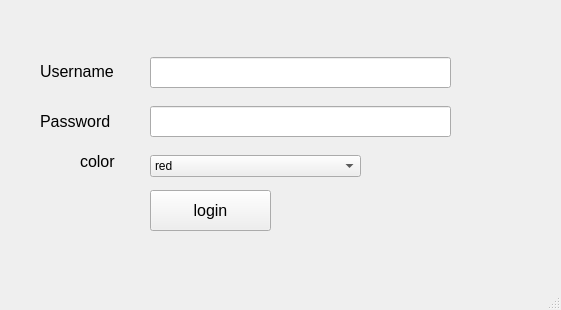
<?xml version="1.0" encoding="UTF-8"?>
<ui version="4.0">
 <class>MainWindow</class>
 <widget class="QMainWindow" name="MainWindow">
  <property name="geometry">
   <rect>
    <x>0</x>
    <y>0</y>
    <width>561</width>
    <height>310</height>
   </rect>
  </property>
  <property name="windowTitle">
   <string>Login</string>
  </property>
  <widget class="QWidget" name="centralwidget">
   <widget class="QLabel" name="label_user">
    <property name="geometry">
     <rect>
      <x>40</x>
      <y>60</y>
      <width>89</width>
      <height>23</height>
     </rect>
    </property>
    <property name="font">
     <font>
      <family>MS Sans Serif</family>
      <pointsize>12</pointsize>
     </font>
    </property>
    <property name="text">
     <string>Username</string>
    </property>
   </widget>
   <widget class="QLabel" name="label_password">
    <property name="geometry">
     <rect>
      <x>40</x>
      <y>110</y>
      <width>88</width>
      <height>23</height>
     </rect>
    </property>
    <property name="font">
     <font>
      <family>MS Sans Serif</family>
      <pointsize>12</pointsize>
     </font>
    </property>
    <property name="text">
     <string>Password</string>
    </property>
   </widget>
   <widget class="QLabel" name="label_color">
    <property name="geometry">
     <rect>
      <x>80</x>
      <y>150</y>
      <width>43</width>
      <height>23</height>
     </rect>
    </property>
    <property name="font">
     <font>
      <family>MS Sans Serif</family>
      <pointsize>12</pointsize>
     </font>
    </property>
    <property name="text">
     <string>color</string>
    </property>
   </widget>
   <widget class="QLineEdit" name="lineEdit">
    <property name="geometry">
     <rect>
      <x>150</x>
      <y>57</y>
      <width>301</width>
      <height>31</height>
     </rect>
    </property>
   </widget>
   <widget class="QLineEdit" name="lineEdit_2">
    <property name="geometry">
     <rect>
      <x>150</x>
      <y>106</y>
      <width>301</width>
      <height>31</height>
     </rect>
    </property>
   </widget>
   <widget class="QComboBox" name="comboBox">
    <property name="geometry">
     <rect>
      <x>150</x>
      <y>155</y>
      <width>211</width>
      <height>22</height>
     </rect>
    </property>
    <item>
     <property name="text">
      <string>red</string>
     </property>
    </item>
    <item>
     <property name="text">
      <string>green</string>
     </property>
    </item>
    <item>
     <property name="text">
      <string>blue</string>
     </property>
    </item>
    <item>
     <property name="text">
      <string>yellow</string>
     </property>
    </item>
   </widget>
   <widget class="QPushButton" name="pushButton">
    <property name="geometry">
     <rect>
      <x>150</x>
      <y>190</y>
      <width>121</width>
      <height>41</height>
     </rect>
    </property>
    <property name="font">
     <font>
      <family>MS Sans Serif</family>
      <pointsize>12</pointsize>
     </font>
    </property>
    <property name="text">
     <string>login</string>
    </property>
   </widget>
  </widget>
  <widget class="QMenuBar" name="menubar">
   <property name="geometry">
    <rect>
     <x>0</x>
     <y>0</y>
     <width>561</width>
     <height>25</height>
    </rect>
   </property>
  </widget>
  <widget class="QStatusBar" name="statusbar"/>
 </widget>
 <resources/>
 <connections/>
</ui>
